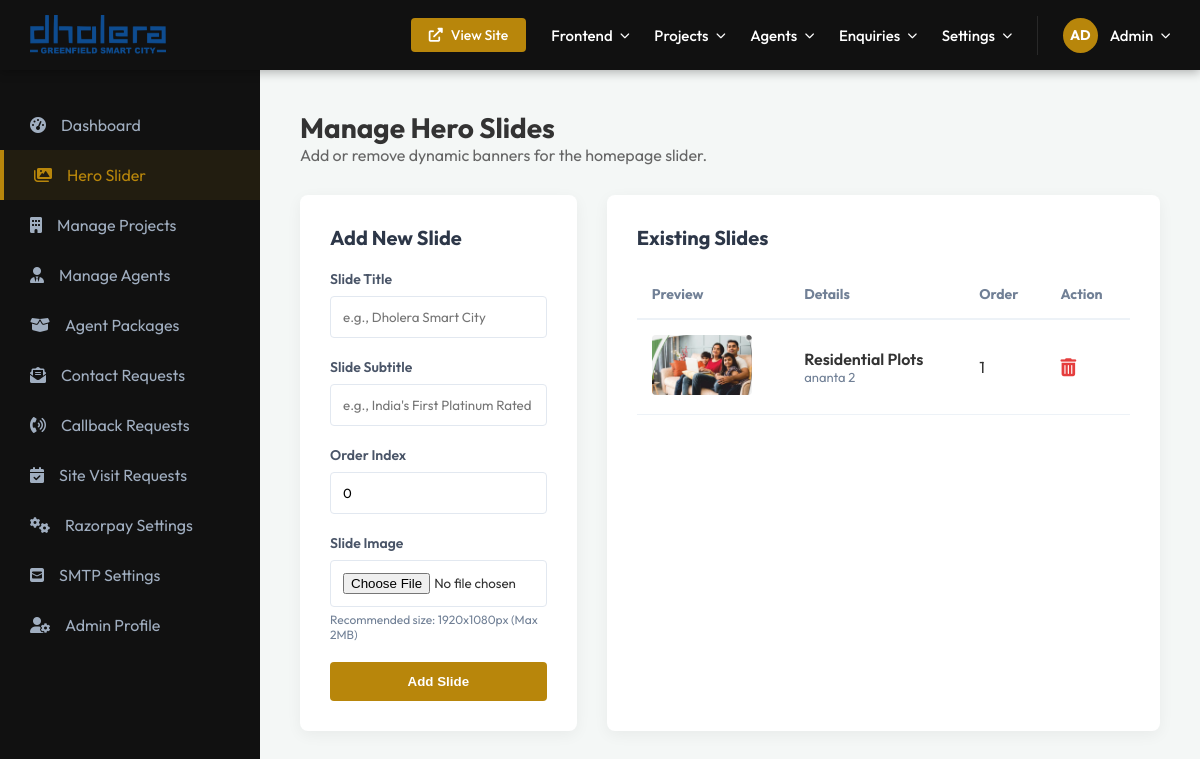
The page /admin/frontend/manage-hero.php (signed in) on the database its author committed.
### tables this page shows
CREATE TABLE `hero_slides` (
  `id` int(11) NOT NULL AUTO_INCREMENT,
  `title` varchar(255) DEFAULT NULL,
  `subtitle` varchar(255) DEFAULT NULL,
  `image_path` varchar(255) NOT NULL,
  `order_index` int(11) DEFAULT 0,
  `status` enum('active','inactive') DEFAULT 'active',
  `created_at` timestamp NULL DEFAULT current_timestamp(),
  PRIMARY KEY (`id`)
);

### admin/frontend/manage-hero.php (the view, shortened to what this page needs)
<?php
require_once '../../database/db_config.php';
try {
    $stmt = $conn->query("SELECT * FROM hero_slides ORDER BY order_index ASC");
    $slides = $stmt->fetchAll();
} catch (PDOException $e) {
    die("Error fetching slides: " . $e->getMessage());
}
include '../includes/header.php';
?>
<div class="main-content">
    <div class="dashboard-welcome" style="margin-bottom: 30px;">
        <h1 style="font-size: 28px; font-weight: 700;">Manage Hero Slides</h1>
        <p style="color: #666;">Add or remove dynamic banners for the homepage slider.</p>
    </div>
    <div class="hero-admin-grid">
        <div class="manage-card">
            <h2>Add New Slide</h2>
            <form method="POST" enctype="multipart/form-data">
                <div class="form-group">
                    <label>Slide Title</label>
                    <input type="text" name="title" class="form-control" placeholder="e.g., Dholera Smart City">
                </div>
                <div class="form-group">
                    <label>Slide Subtitle</label>
                    <input type="text" name="subtitle" class="form-control" placeholder="e.g., India's First Platinum Rated Smart City">
                </div>
                <div class="form-group">
                    <label>Order Index</label>
                    <input type="number" name="order_index" class="form-control" value="0">
                </div>
                <div class="form-group">
                    <label>Slide Image</label>
                    <input type="file" name="slide_image" class="form-control" accept="image/*" required>
                    <p class="upload-info">Recommended size: 1920x1080px (Max 2MB)</p>
                </div>
                <button type="submit" name="add_slide" class="btn-primary">Add Slide</button>
            </form>
        </div>
        <div class="manage-card">
            <h2>Existing Slides</h2>
            <div style="overflow-x: auto;">
                <table class="slide-list-table">
                    <thead>
                        <tr>
                            <th>Preview</th>
                            <th>Details</th>
                            <th>Order</th>
                            <th>Action</th>
                        </tr>
                    </thead>
                    <tbody>
                        <?php if (count($slides) > 0): ?>
                            <?php foreach ($slides as $slide): ?>
                                <tr>
                                    <td>
                                        <img src="<?php echo BASE_URL . $slide['image_path']; ?>" class="thumb-img">
                                    </td>
                                    <td>
                                        <div style="font-weight: 600;"><?php echo htmlspecialchars($slide['title']); ?></div>
                                        <div style="font-size: 13px; color: #718096;"><?php echo htmlspecialchars($slide['subtitle']); ?></div>
                                    </td>
                                    <td><?php echo $slide['order_index']; ?></td>
                                    <td>
                                        <a href="?delete=<?php echo $slide['id']; ?>" class="btn-delete" onclick="return confirm('Are you sure you want to delete this slide?')">
                                            <i class="fas fa-trash-alt"></i>
                                        </a>
                                    </td>
                                </tr>
                            <?php endforeach; ?>
                        <?php else: ?>
                            <tr>
                                <td colspan="4" style="text-align: center; color: #718096; padding: 40px;">No slides added yet.</td>
                            </tr>
                        <?php endif; ?>
                    </tbody>
                </table>
            </div>
        </div>
    </div>
</div>
</body>
</html>

### admin/includes/header.php (style rules this page uses)
:root { --primary-gold: #b8860b; --dark-bg: #111; --sidebar-width: 260px; --header-height: 70px; --text-gray: #a0aec0; --light-gray: #f7fafc; }
* { margin: 0; padding: 0; box-sizing: border-box; }
body { font-family: 'Outfit', sans-serif; background-color: #f4f7f6; color: #333; }
.main-content { margin-left: var(--sidebar-width); margin-top: var(--header-height); padding: 40px; min-height: calc(100vh - var(--header-height)); }

### admin/frontend/manage-hero.php (style rules this page uses)
.hero-admin-grid { display: grid; grid-template-columns: 1fr 2fr; gap: 30px; }
.manage-card { background: #fff; padding: 30px; border-radius: 8px; box-shadow: 0 4px 15px rgba(0,0,0,0.05); }
.manage-card h2 { font-size: 20px; font-weight: 700; margin-bottom: 20px; color: #2d3748; }
.form-group { margin-bottom: 20px; }
.form-group label { display: block; font-size: 14px; font-weight: 600; color: #4a5568; margin-bottom: 8px; }
.form-control { width: 100%; padding: 12px; border: 1px solid #e2e8f0; border-radius: 4px; font-family: 'Outfit', sans-serif; }
.upload-info { font-size: 12px; color: #718096; margin-top: 5px; }
.btn-primary { background-color: var(--primary-gold, #b8860b); color: #fff; border: none; padding: 12px 25px; border-radius: 4px; font-weight: 600; cursor: pointer; width: 100%; }
.slide-list-table { width: 100%; border-collapse: collapse; }
.slide-list-table th { text-align: left; padding: 15px; border-bottom: 2px solid #edf2f7; color: #718096; font-size: 14px; }
.slide-list-table td { padding: 15px; border-bottom: 1px solid #edf2f7; }
.thumb-img { width: 100px; height: 60px; object-fit: cover; border-radius: 4px; }
.btn-delete { color: #e53e3e; cursor: pointer; text-decoration: none; font-size: 18px; }

### rows shown on the page
hero_slides: image_path (picture), title "Residential Plots", subtitle "ananta 2", order_index "1"
